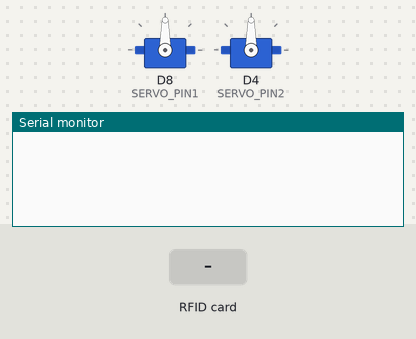
This sketch was run on a simulated ESP8266 (NodeMCU). On the bench: 2 × servo, the last lines printed to the serial monitor. Inputs (shaded band) come from the test bench. Uploads are accepted with an empty reply.

Above: at 1.8 s.
1.9 s: RFID card 12 34 56 78 held to the reader
At 3.3 s:
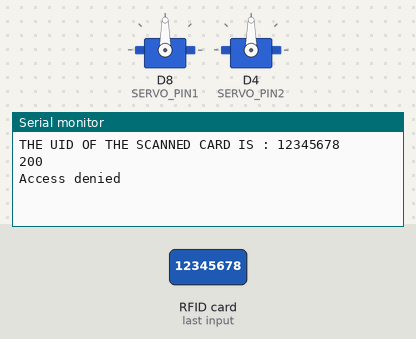
3.6 s: RFID card 5E 7A 19 C4 held to the reader
At 4.2 s:
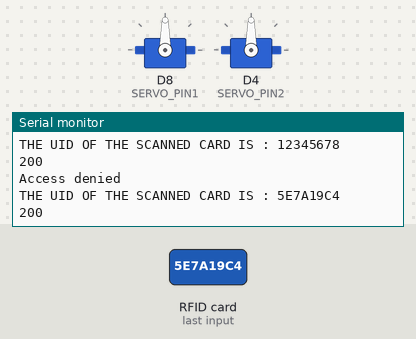

Measured:
- after the input at 1.9 s, the serial monitor: prints a new line at once (image 1)
- after the input at 3.6 s, the serial monitor: prints a new line at once (image 2)

The sketch:

esp_8266.ino
```cpp
#include <MFRC522.h>
#include <SPI.h>
#include <Servo.h>

#include <ESP8266WebServer.h>
#include <WiFiClient.h>
#include <ESP8266HTTPClient.h>

#define SS_PIN1 D0
#define RST_PIN1 D1

#define SS_PIN2 D3
#define RST_PIN2 D2

#define SERVO_PIN1 D8
#define SERVO_PIN2 D4

Servo myservo1, myservo2;

MFRC522 mfrc522_1(SS_PIN1, RST_PIN1);
MFRC522 mfrc522_2(SS_PIN2, RST_PIN2);

const char* ssid = "ESP8266";
const char* password = "12345678";

int readsuccess1, readsuccess2;
byte readcard1[4],readcard2[4];
char str1[32] = "";
char str2[32] = "";
String StrUID1,StrUID2;

WiFiClient wifiClient;

ESP8266WebServer server(80);


void setup() {
  Serial.begin(115200);
  SPI.begin();
  myservo1.attach(SERVO_PIN1);
  myservo2.attach(SERVO_PIN2);
  delay(500);
  mfrc522_1.PCD_Init();
  mfrc522_2.PCD_Init();
  WiFi.softAP(ssid, password);
}

void loop() {

readsuccess1 = getid_1();

 if (readsuccess1) {

    HTTPClient http;

    String postData, UIDresultSend;
    UIDresultSend = StrUID1;

    //Post Data
    postData = "ID=" + UIDresultSend + "&TT=" + String(1) ; //+ "&SoLuot=" + String(random(10,20)) + "TrangThai=" + String(random(1,2));

    http.begin(wifiClient,"http://192.168.4.2/web_iot/checkid.php");  //Specify request destination
    http.addHeader("Content-Type", "application/x-www-form-urlencoded"); //Specify content-type header

    int httpCode = http.POST(postData);   //Send the request
    String payload = http.getString();    //Get the response payload

    Serial.println(UIDresultSend);
    Serial.println(httpCode);   //Print HTTP return code
    Serial.println(payload);    //Print request response payload

    http.end();  //Close connection
    delay(500);

    if(String(payload.substring(0,1)) == "1" && String(payload.substring(2,3)) == "1"){
        Serial.println("Door Open");
        myservo1.write( 180 );
        delay(5500);
        myservo1.write( 0 );

    }else{
        Serial.println("Access denied");
    }
 }

readsuccess2 = getid_2();

if (readsuccess2) {

    HTTPClient http;

    String postData, UIDresultSend;
    UIDresultSend = StrUID2;

    //Post Data
    postData = "ID=" + UIDresultSend + "&TT=" + String(0) ; //+ "&SoLuot=" + String(random(10,20)) + "TrangThai=" + String(random(1,2));

    http.begin(wifiClient,"http://192.168.4.2/web_iot/checkid.php");  //Specify request destination
    http.addHeader("Content-Type", "application/x-www-form-urlencoded"); //Specify content-type header

    int httpCode = http.POST(postData);   //Send the request
    String payload = http.getString();    //Get the response payload

    Serial.println(UIDresultSend);
    Serial.println(httpCode);   //Print HTTP return code
    Serial.println(payload);    //Print request response payload

    http.end();  //Close connection
    delay(500);

    if(String(payload.substring(0,1)) == "1" && String(payload.substring(2,3)) == "0"){
        Serial.println("Door Open");
        myservo2.write( 180 );
        delay(5500);
        myservo2.write( 0 );

    }else{
        Serial.println("Access denied");
    }

 }


}


int getid_1() {

  if (!mfrc522_1.PICC_IsNewCardPresent()) {
    return 0;
  }
  if (!mfrc522_1.PICC_ReadCardSerial()) {
    return 0;
  }

  Serial.print("THE UID OF THE SCANNED CARD IS : ");

  for (int i = 0; i < 4; i++) {
    readcard1[i] = mfrc522_1.uid.uidByte[i]; //storing the UID of the tag in readcard
    array_to_string(readcard1, 4, str1);
    StrUID1 = str1;
  }
  mfrc522_1.PICC_HaltA();
  return 1;

}

int getid_2() {

  if (!mfrc522_2.PICC_IsNewCardPresent()) {
    return 0;
  }
  if (!mfrc522_2.PICC_ReadCardSerial()) {
    return 0;
  }

  Serial.print("THE UID OF THE SCANNED CARD IS : ");

  for (int i = 0; i < 4; i++) {
    readcard2[i] = mfrc522_2.uid.uidByte[i]; //storing the UID of the tag in readcard
    array_to_string(readcard2, 4, str2);
    StrUID2 = str2;
  }
  mfrc522_2.PICC_HaltA();
  return 1;

}

void array_to_string(byte array[], unsigned int len, char buffer[]) {
  for (unsigned int i = 0; i < len; i++)
  {
    byte nib1 = (array[i] >> 4) & 0x0F;
    byte nib2 = (array[i] >> 0) & 0x0F;
    buffer[i * 2 + 0] = nib1  < 0xA ? '0' + nib1  : 'A' + nib1  - 0xA;
    buffer[i * 2 + 1] = nib2  < 0xA ? '0' + nib2  : 'A' + nib2  - 0xA;
  }
  buffer[len * 2] = '\0';
}
```
